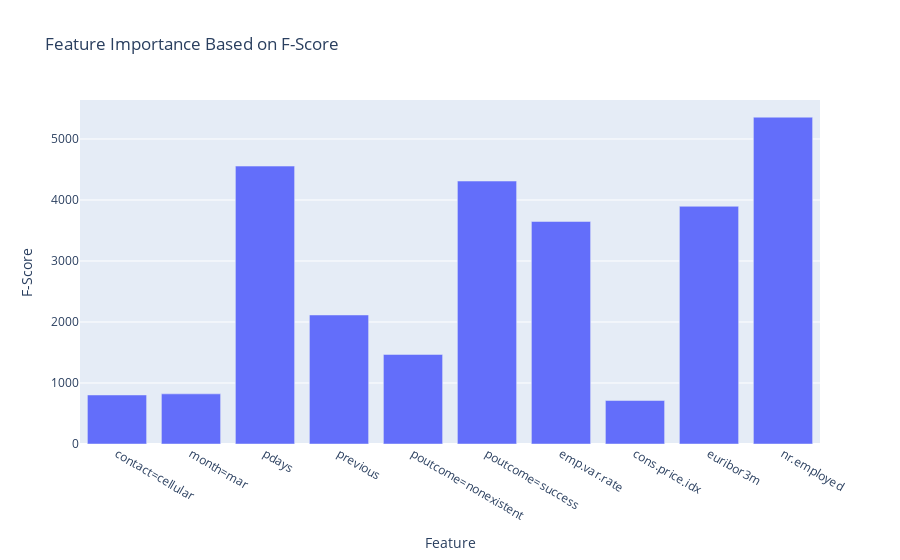

Here is the notebook cell this chart was saved with:
### Code cell
from sklearn.feature_selection import SelectKBest, f_classif
import plotly.express as px

# Perform feature selection
X = data.drop(["class", "duration"], axis=1)
y = data["class"]

kbest_selector = SelectKBest(f_classif)
X_new = kbest_selector.fit_transform(X, y)

# Get the selected feature indices
selected_indices = kbest_selector.get_support(indices=True)

# Get the feature names
selected_feature_names = X.columns[selected_indices]

# Create a DataFrame with selected feature names and their F-statistic scores
selected_features_df = pd.DataFrame({'Feature': selected_feature_names, 'F-Score': kbest_selector.scores_[selected_indices]})

# Create a bar chart using Plotly
fig = px.bar(selected_features_df, x='Feature', y='F-Score', title='Feature Importance Based on F-Score')
fig.update_xaxes(title_text='Feature')
fig.update_yaxes(title_text='F-Score')
fig.show()

### Figure 1 — Plotly figure (JSON) as saved in the notebook; plotly's stock layout.template omitted (floating-point values rounded to 4 significant figures)
{"data": [{"alignmentgroup": "True", "hovertemplate": "Feature=%{x}<br>F-Score=%{y}<extra></extra>", "legendgroup": "", "marker": {"color": "#636efa", "pattern": {"shape": ""}}, "name": "", "offsetgroup": "", "orientation": "v", "showlegend": false, "textposition": "auto", "type": "bar", "x": ["contact=cellular", "month=mar", "pdays", "previous", "poutcome=nonexistent", "poutcome=success", "emp.var.rate", "cons.price.idx", "euribor3m", "nr.employed"], "xaxis": "x", "y": [803.8, 821.9, 4556.0, 2115.0, 1468.0, 4311.0, 3648.0, 712.9, 3897.0, 5358.0], "yaxis": "y"}], "layout": {"barmode": "relative", "legend": {"tracegroupgap": 0}, "title": {"text": "Feature Importance Based on F-Score"}, "xaxis": {"anchor": "y", "domain": [0, 1], "title": {"text": "Feature"}}, "yaxis": {"anchor": "x", "domain": [0, 1], "title": {"text": "F-Score"}}}}
